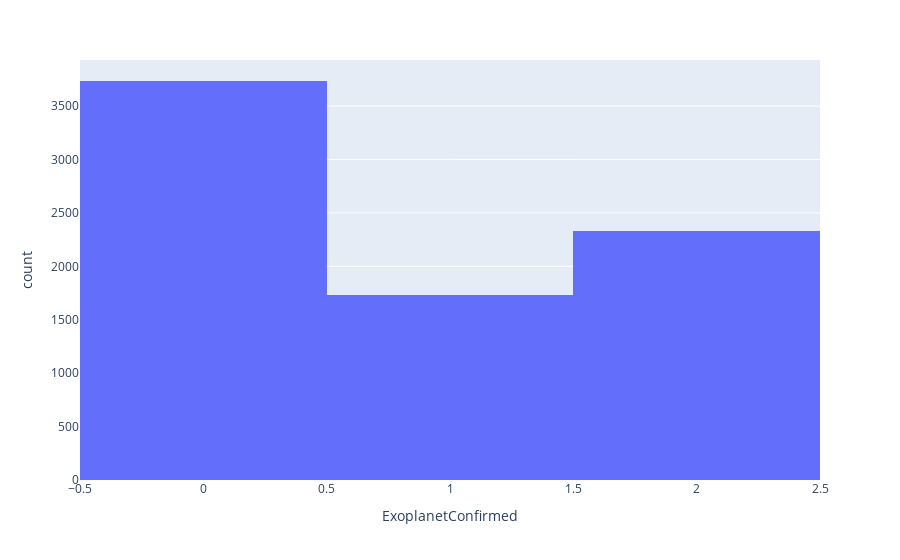

Write notebook code for a chart like this one.
### Code cell
import plotly.express as px
fig = px.histogram(df, x="ExoplanetConfirmed", nbins=3)
fig.show()

### Figure 1 — Plotly figure (JSON) as saved in the notebook; plotly's stock layout.template omitted (floating-point values rounded to 4 significant figures; data arrays with more than 128 entries replaced by an {"elided": "..."} marker saying what was removed)
{"data": [{"alignmentgroup": "True", "bingroup": "x", "hovertemplate": "ExoplanetConfirmed=%{x}<br>count=%{y}<extra></extra>", "legendgroup": "", "marker": {"color": "#636efa", "pattern": {"shape": ""}}, "name": "", "nbinsx": 3, "offsetgroup": "", "orientation": "v", "showlegend": false, "type": "histogram", "x": {"elided": "7803 int values"}, "xaxis": "x", "yaxis": "y"}], "layout": {"barmode": "relative", "legend": {"tracegroupgap": 0}, "margin": {"t": 60}, "xaxis": {"anchor": "y", "domain": [0, 1], "title": {"text": "ExoplanetConfirmed"}}, "yaxis": {"anchor": "x", "domain": [0, 1], "title": {"text": "count"}}}}
